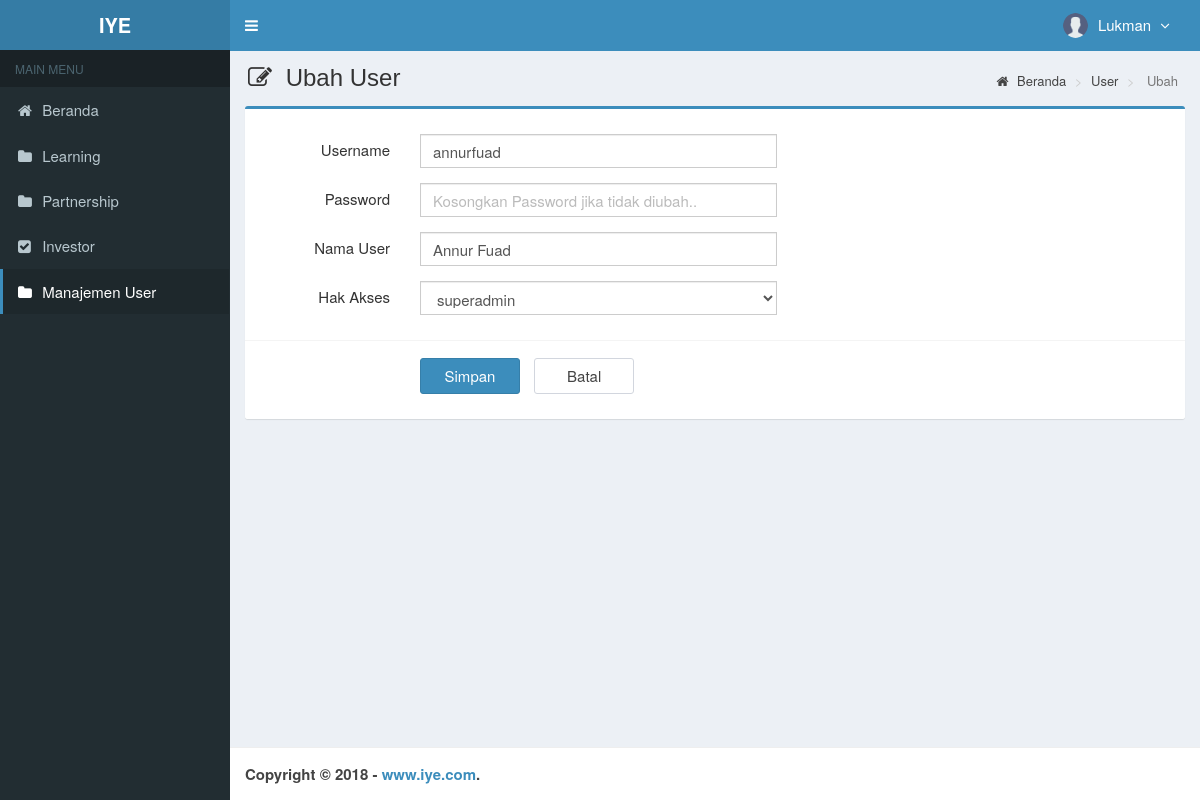
The app's page /main.php?module=form_user&form=edit&id=3 (signed in) with its own data.
### tables this page shows
CREATE TABLE `is_user` (
  `id_user` int(2) NOT NULL,
  `username` varchar(30) NOT NULL,
  `password` varchar(50) NOT NULL,
  `nama_user` varchar(30) NOT NULL,
  `hak_akses` enum('superadmin','user') NOT NULL
);

### modules/user/form.php (the view, shortened to what this page needs)
 <?php
if ($_GET['form']=='add') { ?>
  <section class="content-header">
    <h1>
      <i style="margin-right:7px" class="fa fa-edit"></i> Input User
    </h1>
    <ol class="breadcrumb">
      <li><a href="?module=home"><i class="fa fa-home"></i> Beranda </a></li>
      <li><a href="?module=user"> User </a></li>
      <li class="active"> Tambah </li>
    </ol>
  </section>
  <section class="content">
    <div class="row">
      <div class="col-md-12">
        <div class="box box-primary">
          <form role="form" class="form-horizontal" method="POST" action="modules/user/proses.php?act=insert" method="POST">
            <div class="box-body">
              <div class="form-group">
                <label class="col-sm-2 control-label">Username</label>
                <div class="col-sm-5">
                  <input type="text" class="form-control" name="username" autocomplete="off" required>
                </div>
              </div>
              <div class="form-group">
                <label class="col-sm-2 control-label">Password</label>
                <div class="col-sm-5">
                  <input type="password" class="form-control" name="password" autocomplete="off" required>
                </div>
              </div>
              <div class="form-group">
                <label class="col-sm-2 control-label">Nama User</label>
                <div class="col-sm-5">
                  <input type="text" class="form-control" name="nama_user" autocomplete="off" required>
                </div>
              </div>
              <div class="form-group">
                <label class="col-sm-2 control-label">Hak Akses</label>
                <div class="col-sm-5">
                  <select class="form-control" name="hak_akses" required>
                    <option value=""></option>
                    <option value="superadmin">superadmin</option>
                    <option value="admin">admin</option>
                  </select>
                </div>
              </div>
            </div>
            <div class="box-footer">
              <div class="form-group">
                <div class="col-sm-offset-2 col-sm-10">
                  <input type="submit" class="btn btn-primary btn-submit" name="simpan" value="Simpan">
                  <a href="?module=user" class="btn btn-default btn-reset">Batal</a>
                </div>
              </div>
            </div>
          </form>
        </div>
      </div>
    </div>
  </section>
<?php
}
elseif ($_GET['form']=='edit') {
  if (isset($_GET['id'])) {
      $query = mysqli_query($mysqli, "SELECT * FROM is_user WHERE id_user='$_GET[id]'")
                                      or die('Ada kesalahan pada query tampil User : '.mysqli_error($mysqli));
      $data  = mysqli_fetch_assoc($query);
    }
?>
  <section class="content-header">
    <h1>
      <i style="margin-right:7px" class="fa fa-edit"></i> Ubah User
    </h1>
    <ol class="breadcrumb">
      <li><a href="?module=home"><i class="fa fa-home"></i> Beranda </a></li>
      <li><a href="?module=user"> User </a></li>
      <li class="active"> Ubah </li>
    </ol>
  </section>
  <section class="content">
    <div class="row">
      <div class="col-md-12">
        <div class="box box-primary">
          <form role="form" class="form-horizontal" method="POST" action="modules/user/proses.php?act=update" method="POST">
            <div class="box-body">
              <div class="form-group">
                <label class="col-sm-2 control-label">Username</label>
                <div class="col-sm-5">
                  <input type="text" class="form-control" name="username" autocomplete="off" value="<?php echo $data['username']; ?>" required>
                </div>
              </div>
              <div class="form-group">
                <label class="col-sm-2 control-label">Password</label>
                <div class="col-sm-5">
                  <input type="password" class="form-control" name="password" placeholder="Kosongkan Password jika tidak diubah.." autocomplete="off">
                </div>
              </div>
              <div class="form-group">
                <label class="col-sm-2 control-label">Nama User</label>
                <div class="col-sm-5">
                  <input type="text" class="form-control" name="nama_user" autocomplete="off" value="<?php echo $data['nama_user']; ?>" required>
                </div>
              </div>
              <div class="form-group">
                <label class="col-sm-2 control-label">Hak Akses</label>
                <div class="col-sm-5">
                  <select class="form-control" name="hak_akses" required>
                    <option value="<?php echo $data['hak_akses']; ?>"><?php echo $data['hak_akses']; ?></option>
                  </select>
                </div>
              </div>
            </div>
            <div class="box-footer">
              <div class="form-group">
                <div class="col-sm-offset-2 col-sm-10">
                  <input type="submit" class="btn btn-primary btn-submit" name="simpan" value="Simpan">
                  <a href="?module=user" class="btn btn-default btn-reset">Batal</a>
                </div>
              </div>
            </div>
          </form>
        </div>
      </div>
    </div>
  </section>
<?php
}
?>

### assets/css/style.css (style rules this page uses)
.form-horizontal .control-label { margin-bottom: 0; padding-top: 5px; text-align: right; }
label { display: inline-block; font-size: 15px; font-weight: 400; margin-bottom: 5px; max-width: 100%; }
.form-control { background-color: #fff; background-image: none; border: 1px solid #ccc; border-radius: 4px; box-shadow: 0 1px 1px rgba(0, 0, 0, 0.075) inset; color: #555; display: block; font-size: 15px; height: 34px; line-height: 1.42857; padding: 6px 12px; transition: border-color 0.15s ease-in-out 0s, box-shadow 0.15s ease-in-out 0s; width: 100%; }
.btn-default { background-color: #fff; border-color: #d2d6de; color: #444; }
.content-header { padding: 15px 18px 0; position: relative; }
.content-header > .breadcrumb { background: transparent none repeat scroll 0 0; border-radius: 2px; float: right; font-size: 13px; margin-bottom: 0; margin-top: 0; padding: 7px 12px; position: absolute; right: 10px; top: 15px; }
.btn-submit { width: 100px; margin-top: 7px; margin-right: 10px; font-size: 15px; }
.btn-reset { width: 100px; margin-top: 7px; font-size: 15px; }
body { background-color: #fff; color: #333; font-size: 15px; line-height: 1.42857; }

### records on screen
is_user: username "annurfuad", nama_user "Annur Fuad", hak_akses "superadmin"

### other values on screen
$_SESSION['nama_user'] "Lukman"
